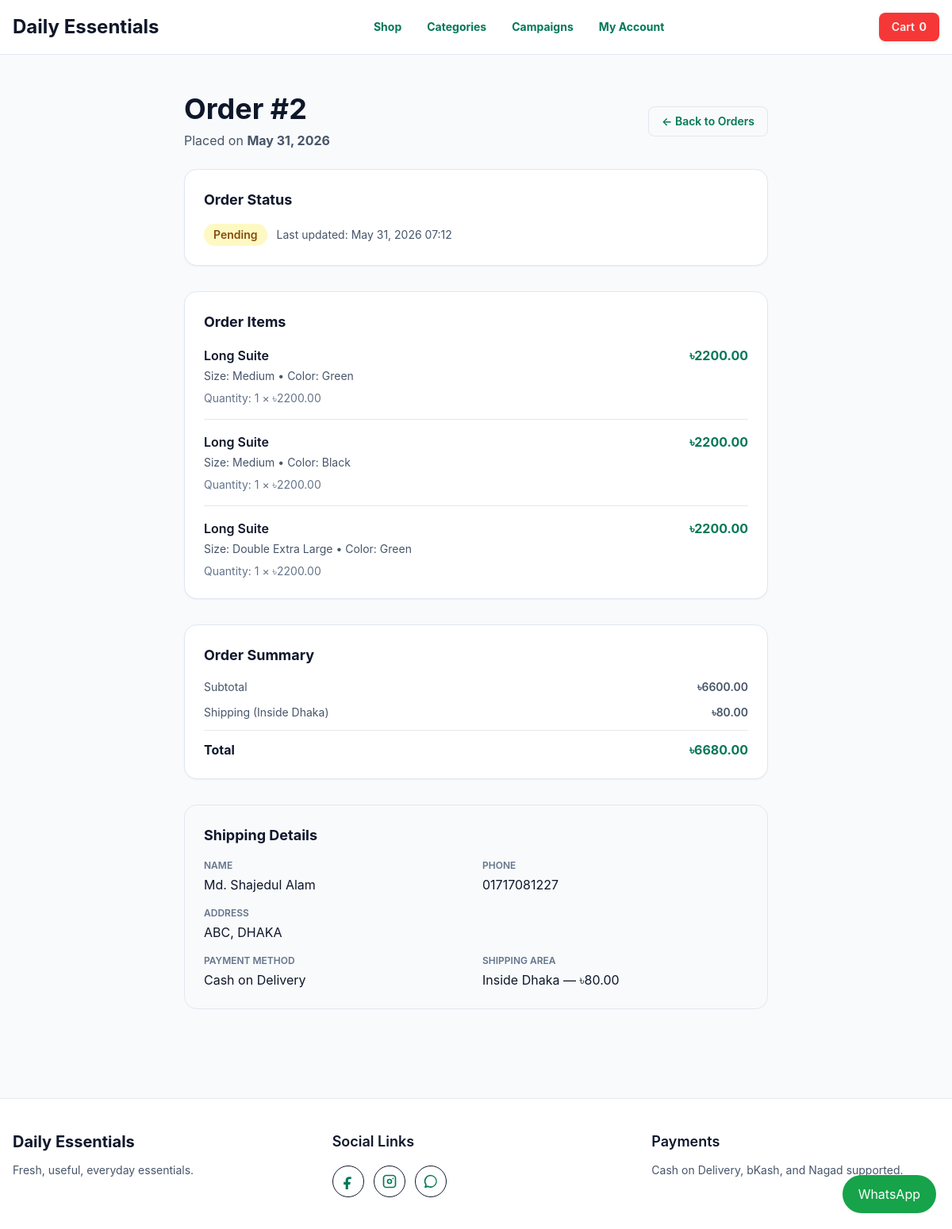
/orders/2/ (signed in), run on an earlier commit of the app's database.
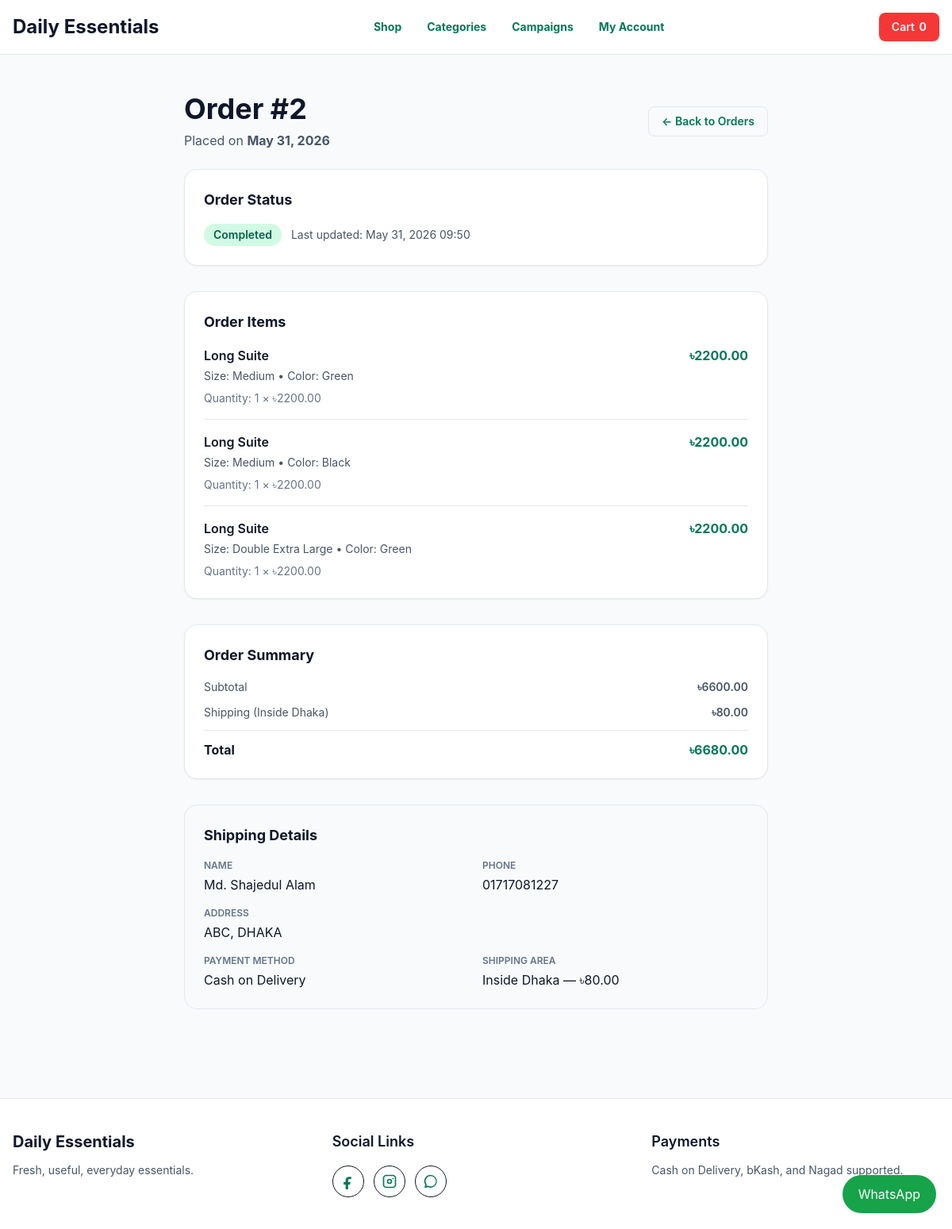
And on a later commit of the database.
### orders/models.py (models this page shows, shortened)
class Order(models.Model):
    class Status(models.TextChoices):
        PENDING = "pending", "Pending"
        CONFIRMED = "confirmed", "Confirmed"
        PROCESSING = "processing", "Processing"
        SHIPPED = "shipped", "Shipped"
        DELIVERED = "delivered", "Delivered"
        COMPLETED = "completed", "Completed"
        CANCELLED = "cancelled", "Cancelled"
    class PaymentMethod(models.TextChoices):
        COD = "cod", "Cash on Delivery"
        BKASH = "bkash", "bKash Manual Payment"
        NAGAD = "nagad", "Nagad Manual Payment"
    customer = models.ForeignKey(settings.AUTH_USER_MODEL, on_delete=models.SET_NULL, blank=True, null=True, related_name="orders")
    full_name = models.CharField(max_length=120)
    phone = models.CharField(max_length=30)
    email = models.EmailField(blank=True)
    shipping_address = models.TextField()
    status = models.CharField(max_length=20, choices=Status.choices, default=Status.PENDING)
    payment_method = models.CharField(max_length=20, choices=PaymentMethod.choices, default=PaymentMethod.COD)
    transaction_id = models.CharField(max_length=120, blank=True)
    payment_verified = models.BooleanField(default=False)
    shipping_area = models.ForeignKey(ShippingArea, on_delete=models.SET_NULL, null=True, blank=True, related_name="orders")
    shipping_cost = models.DecimalField(max_digits=10, decimal_places=2, default=Decimal("0.00"))
    subtotal = models.DecimalField(max_digits=10, decimal_places=2, default=Decimal("0.00"))
    promo_code = models.CharField(max_length=40, blank=True)
    discount_amount = models.DecimalField(max_digits=10, decimal_places=2, default=Decimal("0.00"))
    total = models.DecimalField(max_digits=10, decimal_places=2, default=Decimal("0.00"))
    purchase_pixel_pending = models.BooleanField(default=False)
    purchase_pixel_fired = models.BooleanField(default=False)
    created_at = models.DateTimeField(auto_now_add=True)
    updated_at = models.DateTimeField(auto_now=True)
    class Meta:
        ordering = ["-created_at"]

### settings_manager/models.py (models this page shows, shortened)
class ShippingArea(models.Model):
    name = models.CharField(max_length=100, unique=True, help_text="Example: Dhaka, Outside Dhaka")
    courier_fee = models.DecimalField(max_digits=10, decimal_places=2, help_text="Courier fee in ৳")
    is_active = models.BooleanField(default=True)
    created_at = models.DateTimeField(auto_now_add=True)
    updated_at = models.DateTimeField(auto_now=True)
    class Meta:
        ordering = ["name"]
        verbose_name = "Shipping Area"
        verbose_name_plural = "Shipping Areas"

### orders/views.py (the view)
# urls.py: path("<int:order_id>/", views.order_detail, name="detail"),
@login_required
def order_detail(request, order_id):
    order = get_object_or_404(Order.objects.prefetch_related("items"), pk=order_id, customer=request.user)
    should_fire_purchase = order.status == Order.Status.COMPLETED and order.purchase_pixel_pending and not order.purchase_pixel_fired
    return render(request, "orders/order_detail.html", {"order": order, "should_fire_purchase": should_fire_purchase, "page_title": f"Order #{order.pk}"})

### cart/cart.py (called while the page is built, shortened)
    def __iter__(self):
        product_ids = [item.get("product_id", key.split(":")[0]) for key, item in self.cart.items()]
        products = Product.objects.filter(id__in=product_ids)
        product_map = {str(product.id): product for product in products}

    def __len__(self):
        return sum(item["quantity"] for item in self.cart.values())

    def total(self):
        return sum((item["line_total"] for item in self), Decimal("0.00"))

### cart/context_processors.py (called while the page is built)
def cart_summary(request):
    cart = Cart(request)
    return {"cart_item_count": len(cart), "cart_total": cart.total()}

### orders/models.py (called while the page is built)
    @property
    def line_total(self):
        if self.price is None or self.quantity is None:
            return Decimal("0.00")
        return self.price * self.quantity

### templates/orders/order_detail.html (shortened to what the changed rows need)
{% extends "base.html" %}
{% block content %}
<section class="mx-auto max-w-3xl px-4 py-12">
  <div class="mb-6 flex items-center justify-between">
    <div>
      <h1 class="text-4xl font-bold">Order #{{ order.pk }}</h1>
      <p class="mt-2 text-slate-600">Placed on <strong>{{ order.created_at|date:"F d, Y" }}</strong></p>
    </div>
  </div>
  <div class="mb-8 rounded-2xl border border-slate-200 bg-white p-6 shadow-sm">
    <h2 class="text-lg font-bold text-slate-900">Order Status</h2>
    <div class="mt-4 flex items-center justify-between">
      <div class="flex items-center gap-3">
        <span class="inline-block rounded-full px-3 py-1 text-sm font-semibold
          {% if order.status == 'pending' %}bg-yellow-100 text-yellow-800
          {% elif order.status == 'confirmed' %}bg-blue-100 text-blue-800
          {% elif order.status == 'processing' %}bg-blue-100 text-blue-800
          {% elif order.status == 'shipped' %}bg-purple-100 text-purple-800
          {% elif order.status == 'delivered' %}bg-green-100 text-green-800
          {% elif order.status == 'completed' %}bg-emerald-100 text-emerald-800
          {% elif order.status == 'cancelled' %}bg-red-100 text-red-800
          {% endif %}">
          {{ order.get_status_display }}
        </span>
        <span class="text-sm text-slate-600">Last updated: {{ order.updated_at|date:"M d, Y H:i" }}</span>
      </div>
    </div>
  </div>
  <div class="mb-8 rounded-2xl border border-slate-200 bg-white p-6 shadow-sm">
    <h2 class="text-lg font-bold text-slate-900">Order Items</h2>
  </div>
  <div class="rounded-2xl border border-slate-200 bg-white p-6 shadow-sm">
    <h2 class="text-lg font-bold text-slate-900 mb-4">Order Summary</h2>
    <div class="space-y-3 text-sm">
      <div class="flex justify-between text-slate-600">
        <span>Subtotal</span>
        <span class="font-semibold">৳{{ order.subtotal }}</span>
      </div>
      {% if order.shipping_area %}
        <div class="flex justify-between text-slate-600">
          <span>Shipping ({{ order.shipping_area.name }})</span>
          <span class="font-semibold">৳{{ order.shipping_cost }}</span>
        </div>
      {% elif order.shipping_cost > 0 %}
        <div class="flex justify-between text-slate-600">
          <span>Shipping</span>
          <span class="font-semibold">৳{{ order.shipping_cost }}</span>
        </div>
      {% endif %}
      <div class="border-t pt-3 flex justify-between text-base font-bold">
        <span>Total</span>
        <span class="text-emerald-700">৳{{ order.total }}</span>
      </div>
    </div>
  </div>
  <div class="mt-8 rounded-2xl border border-slate-200 bg-slate-50 p-6">
    <h2 class="text-lg font-bold text-slate-900">Shipping Details</h2>
    <div class="mt-4 grid gap-4 md:grid-cols-2">
      <div>
        <p class="text-xs font-semibold uppercase text-slate-500">Name</p>
        <p class="mt-1 text-slate-900">{{ order.full_name }}</p>
      </div>
      <div>
        <p class="text-xs font-semibold uppercase text-slate-500">Phone</p>
        <p class="mt-1 text-slate-900">{{ order.phone }}</p>
      </div>
      <div class="md:col-span-2">
        <p class="text-xs font-semibold uppercase text-slate-500">Address</p>
        <p class="mt-1 text-slate-900">{{ order.shipping_address }}</p>
      </div>
      <div>
        <p class="text-xs font-semibold uppercase text-slate-500">Payment Method</p>
        <p class="mt-1 text-slate-900">{{ order.get_payment_method_display }}</p>
      </div>
      {% if order.shipping_area %}
        <div>
          <p class="text-xs font-semibold uppercase text-slate-500">Shipping Area</p>
          <p class="mt-1 text-slate-900">{{ order.shipping_area.name }} — ৳{{ order.shipping_cost }}</p>
        </div>
      {% endif %}
    </div>
  </div>
</section>
{% endblock %}

What changed in the data, as far as the page shows it:
changed Order "Md. Shajedul Alam": status "Pending" → "Completed"; updated_at "May 31, 2026 07:12" → "May 31, 2026 09:50"
